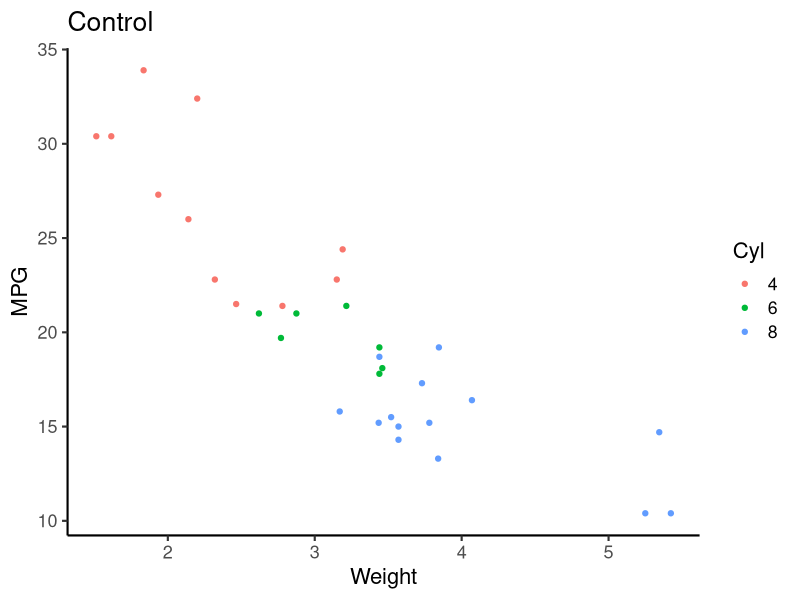

Reproduce this figure in R.
library(ggplot2)
p <- ggplot(mtcars, aes(wt, mpg, colour = factor(cyl))) + geom_point() +
  labs(title = "Control", x = "Weight", y = "MPG", colour = "Cyl") +
  theme_classic(base_size = 16) +
  theme(axis.text = element_text(size = 13))
ggsave("ctl.png", p, width = 7, height = 5)
